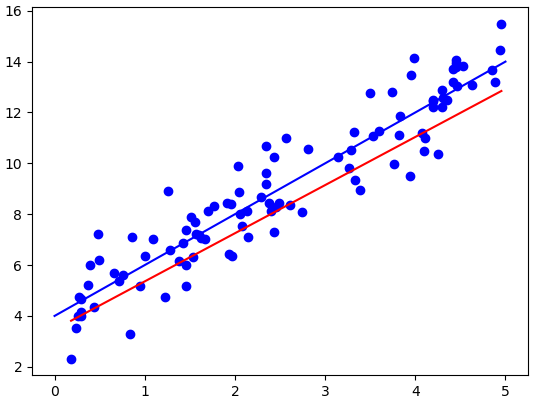

Python code for this plot:
import MLP
import utils

import matplotlib.pyplot as plt
import numpy.matlib as np
import progressbar


# Generate training data
ndata = 100
xs, ys = utils.generate_data(0, 5, ndata, 1, 1, lambda x: 2*x + 4)

# Construct model
mlp = MLP.MLP()
mlp.add_op(MLP.MatMul(np.rand(1, 1)))
mlp.add_op(MLP.VecAdd(np.rand(1, 1)))

# Train
bar = progressbar.ProgressBar()
for _ in bar(range(100)):
    mlp.backprop(xs, ys, 0.1)

print("Learned slope: {}".format(mlp.operations[0].weights[0,0]))
print("Learned intercept: {}".format(mlp.operations[1].bias[0,0]))

plt.plot(xs, ys, 'bo')
plt.plot([0, 5], [4, 14], 'b')
plt.plot(sorted(xs), [mlp.eval(x)[0,0] for x in sorted(xs)], 'r')
plt.show()
